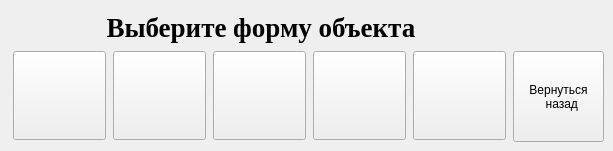
     <widget class="QWidget" name="tab_2">
      <attribute name="title">
       <string>Силуэт</string>
      </attribute>
      <widget class="QLabel" name="label_2">
       <property name="geometry">
        <rect>
         <x>12</x>
         <y>12</y>
         <width>407</width>
         <height>31</height>
        </rect>
       </property>
       <property name="font">
        <font>
         <family>Times New Roman</family>
         <pointsize>20</pointsize>
         <weight>75</weight>
         <bold>true</bold>
        </font>
       </property>
       <property name="text">
        <string>              Выберите форму объекта</string>
       </property>
      </widget>
      <widget class="QPushButton" name="pushButton_11">
       <property name="enabled">
        <bool>true</bool>
       </property>
       <property name="geometry">
        <rect>
         <x>13</x>
         <y>51</y>
         <width>93</width>
         <height>89</height>
        </rect>
       </property>
       <property name="sizePolicy">
        <sizepolicy hsizetype="Fixed" vsizetype="Expanding">
         <horstretch>7</horstretch>
         <verstretch>0</verstretch>
        </sizepolicy>
       </property>
       <property name="whatsThis">
        <string>&lt;html&gt;&lt;head/&gt;&lt;body&gt;&lt;p&gt;1233&lt;/p&gt;&lt;/body&gt;&lt;/html&gt;</string>
       </property>
       <property name="text">
        <string/>
       </property>
       <property name="icon">
        <iconset>
         <normaloff>Pic/a4.jpg</normaloff>Pic/a4.jpg</iconset>
       </property>
       <property name="iconSize">
        <size>
         <width>80</width>
         <height>80</height>
        </size>
       </property>
       <property name="checkable">
        <bool>false</bool>
       </property>
      </widget>
      <widget class="QPushButton" name="pushButton_9">
       <property name="geometry">
        <rect>
         <x>513</x>
         <y>51</y>
         <width>91</width>
         <height>91</height>
        </rect>
       </property>
       <property name="sizePolicy">
        <sizepolicy hsizetype="Fixed" vsizetype="Expanding">
         <horstretch>7</horstretch>
         <verstretch>0</verstretch>
        </sizepolicy>
       </property>
       <property name="text">
        <string>Вернуться 
  назад</string>
       </property>
      </widget>
      <widget class="QPushButton" name="pushButton_10">
       <property name="enabled">
        <bool>true</bool>
       </property>
       <property name="geometry">
        <rect>
         <x>313</x>
         <y>51</y>
         <width>93</width>
         <height>89</height>
        </rect>
       </property>
       <property name="sizePolicy">
        <sizepolicy hsizetype="Fixed" vsizetype="Expanding">
         <horstretch>7</horstretch>
         <verstretch>0</verstretch>
        </sizepolicy>
       </property>
       <property name="text">
        <string/>
       </property>
       <property name="icon">
        <iconset>
         <normaloff>Pic/r1.jpg</normaloff>Pic/r1.jpg</iconset>
       </property>
       <property name="iconSize">
        <size>
         <width>80</width>
         <height>80</height>
        </size>
       </property>
       <property name="checkable">
        <bool>false</bool>
       </property>
      </widget>
      <widget class="QPushButton" name="pushButton_8">
       <property name="enabled">
        <bool>true</bool>
       </property>
       <property name="geometry">
        <rect>
         <x>113</x>
         <y>51</y>
         <width>93</width>
         <height>89</height>
        </rect>
       </property>
       <property name="sizePolicy">
        <sizepolicy hsizetype="Fixed" vsizetype="Expanding">
         <horstretch>7</horstretch>
         <verstretch>0</verstretch>
        </sizepolicy>
       </property>
       <property name="text">
        <string/>
       </property>
       <property name="icon">
        <iconset>
         <normaloff>Pic/a3.jpg</normaloff>Pic/a3.jpg</iconset>
       </property>
       <property name="iconSize">
        <size>
         <width>80</width>
         <height>80</height>
        </size>
       </property>
       <property name="checkable">
        <bool>false</bool>
       </property>
      </widget>
      <widget class="QPushButton" name="pushButton_7">
       <property name="enabled">
        <bool>true</bool>
       </property>
       <property name="geometry">
        <rect>
         <x>213</x>
         <y>51</y>
         <width>93</width>
         <height>89</height>
        </rect>
       </property>
       <property name="sizePolicy">
        <sizepolicy hsizetype="Fixed" vsizetype="Expanding">
         <horstretch>7</horstretch>
         <verstretch>0</verstretch>
        </sizepolicy>
       </property>
       <property name="text">
        <string/>
       </property>
       <property name="icon">
        <iconset>
         <normaloff>Pic/s1t.jpg</normaloff>Pic/s1t.jpg</iconset>
       </property>
       <property name="iconSize">
        <size>
         <width>80</width>
         <height>80</height>
        </size>
       </property>
       <property name="checkable">
        <bool>false</bool>
       </property>
      </widget>
      <widget class="QPushButton" name="pushButton_6">
       <property name="enabled">
        <bool>true</bool>
       </property>
       <property name="geometry">
        <rect>
         <x>413</x>
         <y>51</y>
         <width>93</width>
         <height>89</height>
        </rect>
       </property>
       <property name="sizePolicy">
        <sizepolicy hsizetype="Fixed" vsizetype="Expanding">
         <horstretch>7</horstretch>
         <verstretch>0</verstretch>
        </sizepolicy>
       </property>
       <property name="text">
        <string/>
       </property>
       <property name="icon">
        <iconset>
         <normaloff>Pic/v1i.jpg</normaloff>Pic/v1i.jpg</iconset>
       </property>
       <property name="iconSize">
        <size>
         <width>80</width>
         <height>80</height>
        </size>
       </property>
       <property name="checkable">
        <bool>false</bool>
       </property>
      </widget>
     </widget>
